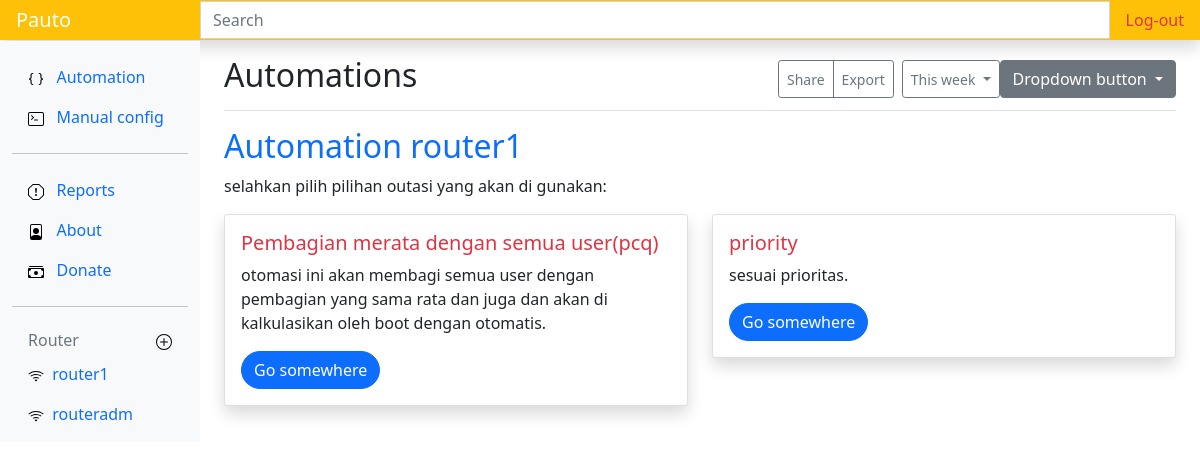
The app's page / (signed in) with its own data.
### netauto/models.py (models this page shows, shortened)
class Routerm(models.Model):
    nama = models.CharField(max_length=50)
    host = models.CharField(max_length=50)
    user = models.CharField(max_length=30)
    password = models.CharField(max_length=50, blank=True)
    kecepatan_internet = models.IntegerField(blank=True)
    pub_date = models.DateField(auto_now=True)
    pass

class Automation(models.Model):
    nama = models.CharField(max_length=50)
    deskripsi = models.TextField()
    status = models.CharField(max_length=15, blank=True)
    pass

### netauto/views.py (the view)
# urls.py: path('', views.homepage, name='show'),
@login_required(login_url=settings.LOGIN_URL)
def homepage(request):
    auto = Automation.objects.all()
    router=Routerm.objects.all()
    context = {
        'auto': auto,
        'router': router
    }
    return render(request, "home.html", context)
    pass

### netauto/templates/home.html (shortened to what this page needs)
{% extends 'base.html' %}
{% load static %}
{% block judul %}
Automations
{% endblock judul %}
{% block content %}
 {% for router in router|slice:":1" %}
    <h2 class="text-primary">Automation {{router.nama}}</h2>
    <p>selahkan pilih pilihan outasi yang akan di gunakan:</p>
    <div class="row ">
    {% for auto in auto %}
    <div class="col-sm-6 ">
      <div class="card shadow">
        <div class="card-body">
          <h5 class="card-title text-danger">{{auto.nama}}</h5>
          <p class="card-text">{{auto.deskripsi}}.</p>
          <a href="{% url 'conpcq1' router.id %}" class="btn btn-primary rounded-pill">Go somewhere</a>
        </div>
      </div>
    </div>
    {% endfor %}
    </div>
 {% endfor %}
{% endblock content %}
{% block router %}
    {% for router in router %}
        <li class="nav-item">
        <a class="nav-link" href="{% url 'router' router.id %}">
            <img src="{% static 'icons/wifi.svg' %}" alt="">&nbsp;
            {{router.nama}}
        </a>
    </li>
    {% endfor %}
{% endblock router %}

### records on screen
Routerm: nama "router1"
Routerm: nama "routeradm"
Automation: nama "Pembagian merata dengan semua user(pcq)", deskripsi "otomasi ini akan membagi semua user dengan pembagian yang sama rata dan juga dan akan di kalkulasikan oleh boot dengan otomatis"
Automation: nama "priority", deskripsi "sesuai prioritas"
